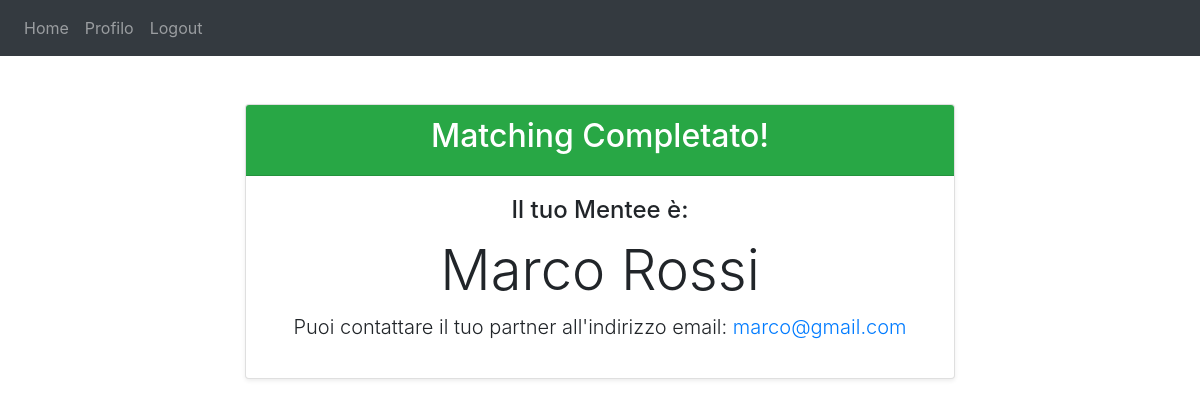
The page /state (signed in) on the database its author committed.
### website/models.py (models this page shows)
class User(db.Model, UserMixin):
    id = db.Column(db.Integer, primary_key=True)
    email = db.Column(db.String(150), unique=True)
    password = db.Column(db.String(150))
    first_name = db.Column(db.String(150))
    surname = db.Column(db.String(150))
    is_admin = db.Column(db.Boolean, default=False, nullable=False)
    university = db.Column(db.String(150))
    current_status = db.Column(db.String(150))
    field_of_study = db.Column(db.String(150))
    participation_role = db.Column(db.String(150))
    time_commitment = db.Column(db.String(150))
    communication = db.Column(db.String(150))
    improve_communication = db.Column(db.String(150))
    help_writing_paper = db.Column(db.String(150))
    maximize_conference_experience = db.Column(db.String(150))
    help_choice_time_abroad = db.Column(db.String(150))
    phd_work_balance = db.Column(db.String(150))
    phd_family_balance = db.Column(db.String(150))
    improve_soft_skills = db.Column(db.String(150))
    help_academic_career = db.Column(db.String(150))
    help_industrial_career = db.Column(db.String(150))
    talk_mental_wellbeing = db.Column(db.String(150))
    discovery = db.Column(db.String(150))
    advice = db.Column(db.String(150))
    promotion_help = db.Column(db.String(150))
    matching_status = db.Column(db.Integer, default=None, nullable=True)

### website/views.py (the view)
@views.route('/state', methods=['GET', 'POST'])
@login_required
def state():
    partner = None
    if current_user.matching_status == 0:
        match_come_mentee = Match.query.filter_by(
            mentee_id=current_user.id,
            status='Approved'
        ).first()
        match_come_mentor = Match.query.filter_by(
            mentor_id=current_user.id,
            status='Approved'
        ).first()
        if match_come_mentee:
            partner = match_come_mentee.mentor
        elif match_come_mentor:
            partner = match_come_mentor.mentee
    return render_template("state.html", user=current_user, partner=partner)

### website/templates/state.html (shortened to what this page needs)
{% extends "base.html" %}
{% block content %}
<div class="container mt-5">
  <div class="row justify-content-center">
    <div class="col-md-8">
      {% if partner %}
        <div class="card text-center shadow-sm">
          <div class="card-header bg-success text-white">
            <h2>Matching Completato!</h2>
          </div>
          <div class="card-body">
            <h4 class="card-title">
              {% if current_user.participation_role.startswith('Mentee') %}
                Il tuo Mentore è:
              {% else %}
                Il tuo Mentee è:
              {% endif %}
            </h4>
            <h1 class="display-4">{{ partner.first_name }} {{ partner.surname }}</h1>
            <p class="lead">
              Puoi contattare il tuo partner all'indirizzo email:
              <a href="mailto:{{ partner.email }}">{{ partner.email }}</a>
            </p>
          </div>
        </div>
      {% endif %}
    </div>
  </div>
</div>
{% endblock %}

### rows shown on the page
User: first_name "Marco", surname "Rossi", email "marco@gmail.com"
